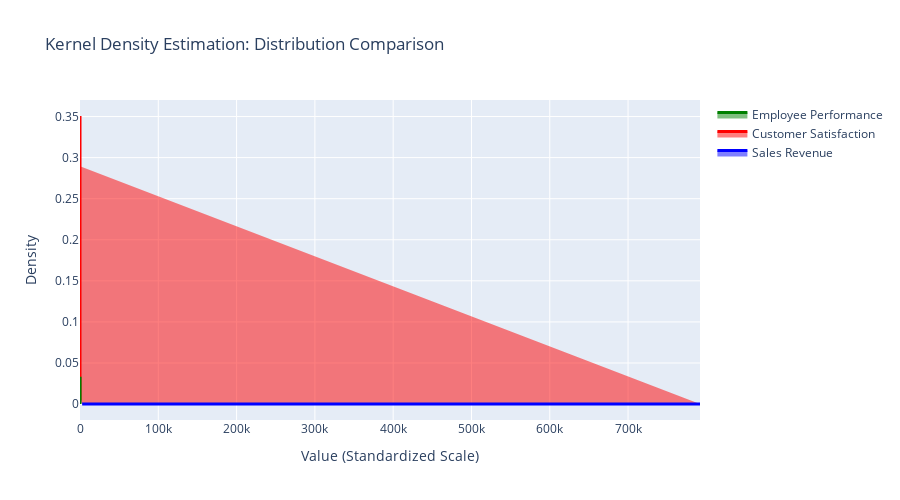
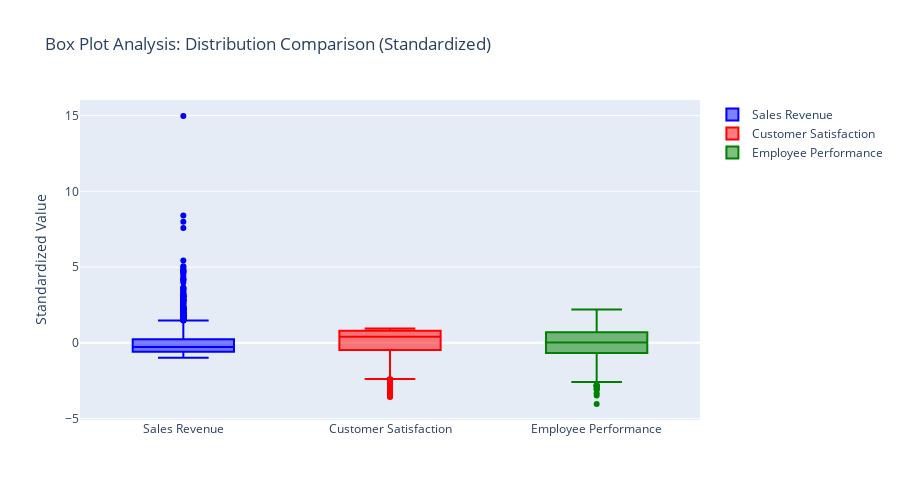
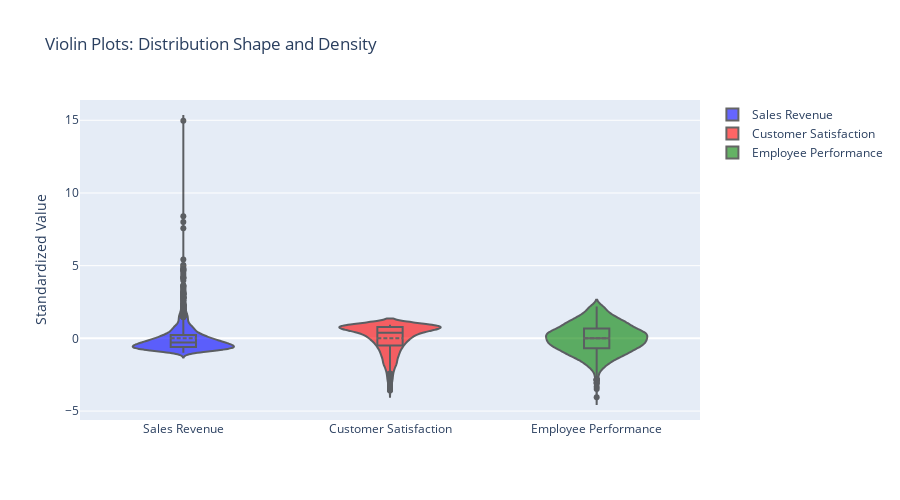

Notebook cell for these charts, in order:
### Code cell
# 2. ADVANCED DISTRIBUTION PLOTS
print("\n 2. ADVANCED DISTRIBUTION PLOTS")
print("=" * 36)

# 2.1 Density Plots with Multiple Variables
print("2.1 Kernel Density Estimation:")

# Create density plots for key variables
fig_density = go.Figure()

key_vars = ['sales_revenue', 'customer_satisfaction', 'employee_performance']
colors_density = ['blue', 'red', 'green']

for i, var in enumerate(key_vars):
 # Calculate KDE
 from scipy.stats import gaussian_kde

 data = df[var]
 kde = gaussian_kde(data)
 x_range = np.linspace(data.min(), data.max(), 200)
 density = kde(x_range)

 fig_density.add_trace(
 go.Scatter(
 x=x_range,
 y=density,
 mode='lines',
 fill='tonexty' if i > 0 else 'tozeroy',
 name=var.replace('_', ' ').title(),
 line=dict(color=colors_density[i], width=3),
 opacity=0.6,
 hovertemplate=f"<b>{var}</b><br>Value: %{{x:.2f}}<br>Density: %{{y:.4f}}<extra></extra>"
 )
 )

fig_density.update_layout(
 title="Kernel Density Estimation: Distribution Comparison",
 xaxis_title="Value (Standardized Scale)",
 yaxis_title="Density",
 height=500
)
fig_density.show()

# 2.2 Box Plots with Outlier Analysis
print("\n2.2 Box Plot Analysis:")

# Standardize data for comparison
scaler = StandardScaler()
standardized_data = pd.DataFrame(
 scaler.fit_transform(df[key_vars]),
 columns=key_vars
)

fig_box = go.Figure()

for i, var in enumerate(key_vars):
 fig_box.add_trace(
 go.Box(
 y=standardized_data[var],
 name=var.replace('_', ' ').title(),
 boxpoints='outliers',
 marker_color=colors_density[i],
 hovertemplate=f"<b>{var}</b><br>Value: %{{y:.2f}}<br>Quartile Info:<br>%{{text}}<extra></extra>"
 )
 )

fig_box.update_layout(
 title="Box Plot Analysis: Distribution Comparison (Standardized)",
 yaxis_title="Standardized Value",
 height=500
)
fig_box.show()

# 2.3 Violin Plots
print("\n2.3 Violin Plot Analysis:")

fig_violin = go.Figure()

for i, var in enumerate(key_vars):
 fig_violin.add_trace(
 go.Violin(
 y=standardized_data[var],
 name=var.replace('_', ' ').title(),
 box_visible=True,
 meanline_visible=True,
 fillcolor=colors_density[i],
 opacity=0.6,
 line_color='black'
 )
 )

fig_violin.update_layout(
 title="Violin Plots: Distribution Shape and Density",
 yaxis_title="Standardized Value",
 height=500
)
fig_violin.show()

# Outlier Analysis
print("\n Outlier Analysis Summary:")
for var in key_vars:
 data = df[var]
 Q1 = data.quantile(0.25)
 Q3 = data.quantile(0.75)
 IQR = Q3 - Q1
 lower_bound = Q1 - 1.5 * IQR
 upper_bound = Q3 + 1.5 * IQR

 outliers = data[(data < lower_bound) | (data > upper_bound)]
 outlier_percentage = (len(outliers) / len(data)) * 100

 print(f"• {var.replace('_', ' ').title()}: {len(outliers)} outliers ({outlier_percentage:.1f}%)")
 if len(outliers) > 0:
  print(f"  Range: [{outliers.min():.2f}, {outliers.max():.2f}]")

### Figure 1 — Plotly figure (JSON) as saved in the notebook; plotly's stock layout.template omitted (floating-point values rounded to 4 significant figures; data arrays with more than 128 entries replaced by an {"elided": "..."} marker saying what was removed)
{"data": [{"fill": "tozeroy", "hovertemplate": "<b>sales_revenue</b><br>Value: %{x:.2f}<br>Density: %{y:.4f}<extra></extra>", "line": {"color": "blue", "width": 3}, "mode": "lines", "name": "Sales Revenue", "opacity": 0.6, "type": "scatter", "x": {"elided": "200 float values"}, "y": {"elided": "200 float values"}}, {"fill": "tonexty", "hovertemplate": "<b>customer_satisfaction</b><br>Value: %{x:.2f}<br>Density: %{y:.4f}<extra></extra>", "line": {"color": "red", "width": 3}, "mode": "lines", "name": "Customer Satisfaction", "opacity": 0.6, "type": "scatter", "x": {"elided": "200 float values"}, "y": {"elided": "200 float values"}}, {"fill": "tonexty", "hovertemplate": "<b>employee_performance</b><br>Value: %{x:.2f}<br>Density: %{y:.4f}<extra></extra>", "line": {"color": "green", "width": 3}, "mode": "lines", "name": "Employee Performance", "opacity": 0.6, "type": "scatter", "x": {"elided": "200 float values"}, "y": {"elided": "200 float values"}}], "layout": {"height": 500, "title": {"text": "Kernel Density Estimation: Distribution Comparison"}, "xaxis": {"title": {"text": "Value (Standardized Scale)"}}, "yaxis": {"title": {"text": "Density"}}}}

### Figure 2 — Plotly figure (JSON) as saved in the notebook; plotly's stock layout.template omitted (floating-point values rounded to 4 significant figures; data arrays with more than 128 entries replaced by an {"elided": "..."} marker saying what was removed)
{"data": [{"boxpoints": "outliers", "hovertemplate": "<b>sales_revenue</b><br>Value: %{y:.2f}<br>Quartile Info:<br>%{text}<extra></extra>", "marker": {"color": "blue"}, "name": "Sales Revenue", "type": "box", "y": {"elided": "2000 float values"}}, {"boxpoints": "outliers", "hovertemplate": "<b>customer_satisfaction</b><br>Value: %{y:.2f}<br>Quartile Info:<br>%{text}<extra></extra>", "marker": {"color": "red"}, "name": "Customer Satisfaction", "type": "box", "y": {"elided": "2000 float values"}}, {"boxpoints": "outliers", "hovertemplate": "<b>employee_performance</b><br>Value: %{y:.2f}<br>Quartile Info:<br>%{text}<extra></extra>", "marker": {"color": "green"}, "name": "Employee Performance", "type": "box", "y": {"elided": "2000 float values"}}], "layout": {"height": 500, "title": {"text": "Box Plot Analysis: Distribution Comparison (Standardized)"}, "yaxis": {"title": {"text": "Standardized Value"}}}}

### Figure 3 — Plotly figure (JSON) as saved in the notebook; plotly's stock layout.template omitted (floating-point values rounded to 4 significant figures; data arrays with more than 128 entries replaced by an {"elided": "..."} marker saying what was removed)
{"data": [{"box": {"visible": true}, "fillcolor": "blue", "line": {"color": "black"}, "meanline": {"visible": true}, "name": "Sales Revenue", "opacity": 0.6, "type": "violin", "y": {"elided": "2000 float values"}}, {"box": {"visible": true}, "fillcolor": "red", "line": {"color": "black"}, "meanline": {"visible": true}, "name": "Customer Satisfaction", "opacity": 0.6, "type": "violin", "y": {"elided": "2000 float values"}}, {"box": {"visible": true}, "fillcolor": "green", "line": {"color": "black"}, "meanline": {"visible": true}, "name": "Employee Performance", "opacity": 0.6, "type": "violin", "y": {"elided": "2000 float values"}}], "layout": {"height": 500, "title": {"text": "Violin Plots: Distribution Shape and Density"}, "yaxis": {"title": {"text": "Standardized Value"}}}}
